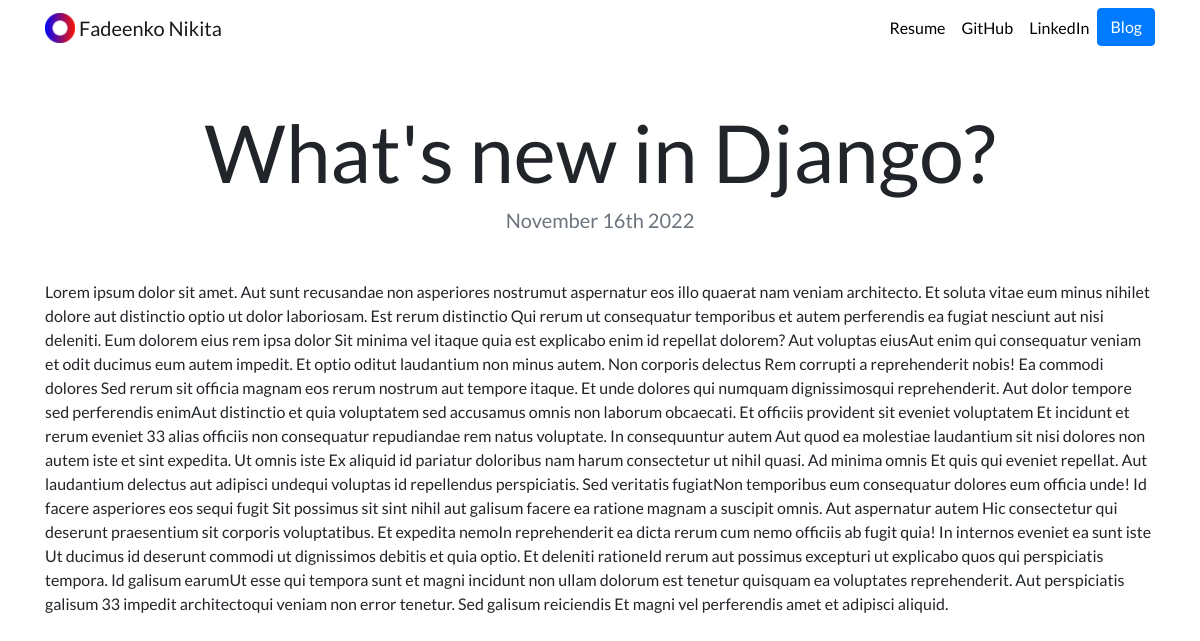
The page /blog/1 on the database its author committed.
### blog/models.py (models this page shows, shortened)
class Blog(models.Model):
    hl_link = models.CharField(max_length=100, default="Topic")
    post_date = models.DateField(auto_created=True)
    description = models.TextField()

### blog/views.py (the view)
# urls.py: path('<int:blog_id>', views.details, name="detail"),
def details(request, blog_id):
    blog = get_object_or_404(Blog, pk=blog_id)
    return render(request, 'blog/detail.html', {"blog": blog})

### blog/templates/blog/detail.html
{% extends 'portfolio/base.html' %}
{% block content %}
    <h1 class="text-center mt-5" id="blogdetailtitle">{{ blog.hl_link }}</h1>
    <h5 class="text-center text-muted mb-5">{{ blog.post_date|date:'F jS Y' }}</h5>
    {{ blog.description|safe }}
{% endblock %}

### portfolio/static/portfolio/custom.css (style rules this page uses)
body { font-family: 'Lato', sans-serif; }
@media (min-width: 992px) { #blogdetailtitle { font-size: 5rem; } }

### rows shown on the page
Blog: hl_link "What's new in Django?", post_date "November 16th 2022", description "Lorem ipsum dolor sit amet. Aut sunt recusandae non asperiores nostrumut aspernatur eos illo quaerat nam veniam architecto. Et soluta vitae eum minus nihilet dolore aut distinctio optio ut dolor laboriosam. Est rerum distinctio Qui rerum ut consequatur temporibus et autem perferendis ea fugiat nesciunt aut nisi deleniti. Eum dolorem eius rem ipsa dolor Sit minima vel itaque quia est explicabo enim id repellat dolorem? Aut voluptas eiusAut enim qui consequatur veniam et odit ducimus eum autem impedit. Et optio oditut laudantium non minus autem. Non corporis delectus Rem corrupti a reprehenderit nobis! Ea commodi dolores Sed rerum sit officia magnam eos rerum nostrum aut tempore itaque. Et…"
